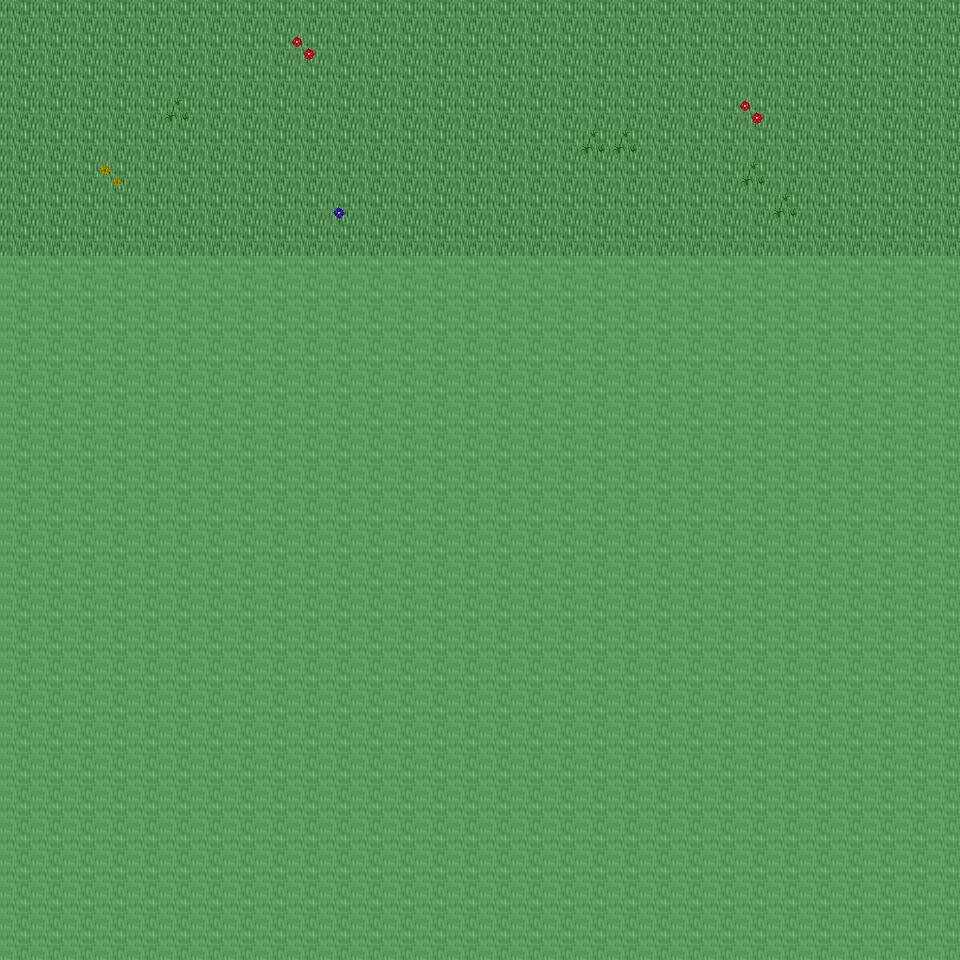

This is a level from a 2D game, rendered from its Tiled map with the project's own tilesets. A one-line summary and the map file follow, with tile-layer data summarised:
An orthogonal 30x30 tile map with 32x32 px tiles, 6 tile layers (Ground, Object, Object2, Above, ...), 30 tilesets and 2 objects (2x mapchange).

<map version="1.0" orientation="orthogonal" renderorder="right-down" width="30" height="30" tilewidth="32" tileheight="32" nextobjectid="3">
  <tileset firstgid="1" name="tileset_ground_ground" tilewidth="32" tileheight="32" tilecount="33" columns="3">
    <image source="../drawable/tileset_ground_ground.png" width="96" height="352" />
  </tileset>
  <tileset firstgid="34" name="tileset_ground_ridge_earth_dark" tilewidth="32" tileheight="32" tilecount="96" columns="12">
    <image source="../drawable/tileset_ground_ridge_earth_dark.png" width="384" height="256" />
  </tileset>
  <tileset firstgid="130" name="tileset_ground_ridge_earth_pale" tilewidth="32" tileheight="32" tilecount="96" columns="12">
    <image source="../drawable/tileset_ground_ridge_earth_pale.png" width="384" height="256" />
  </tileset>
  <tileset firstgid="226" name="tileset_ground_earth_edges" tilewidth="32" tileheight="32" tilecount="18" columns="6">
    <image source="../drawable/tileset_ground_earth_edges.png" width="192" height="96" />
  </tileset>
  <tileset firstgid="244" name="tileset_ground_rock_pebbles" tilewidth="32" tileheight="32" tilecount="3" columns="1">
    <image source="../drawable/tileset_ground_rock_pebbles.png" width="32" height="96" />
  </tileset>
  <tileset firstgid="247" name="tileset_plant_grasses" tilewidth="32" tileheight="32" tilecount="6" columns="3">
    <image source="../drawable/tileset_plant_grasses.png" width="96" height="64" />
  </tileset>
  <tileset firstgid="253" name="tileset_plant_flower_daisy_yellow" tilewidth="32" tileheight="32" tilecount="8" columns="2">
    <image source="../drawable/tileset_plant_flower_daisy_yellow.png" width="64" height="128" />
  </tileset>
  <tileset firstgid="261" name="tileset_plant_bush_bushes" tilewidth="32" tileheight="32" tilecount="10" columns="5">
    <image source="../drawable/tileset_plant_bush_bushes.png" width="160" height="64" />
  </tileset>
  <tileset firstgid="271" name="tileset_plant_flower_daisy_red" tilewidth="32" tileheight="32" tilecount="8" columns="2">
    <image source="../drawable/tileset_plant_flower_daisy_red.png" width="64" height="128" />
  </tileset>
  <tileset firstgid="279" name="tileset_plant_tree_tree_darkgreen" tilewidth="32" tileheight="32" tilecount="88" columns="8">
    <image source="../drawable/tileset_plant_tree_tree_darkgreen.png" width="256" height="352" />
  </tileset>
  <tileset firstgid="367" name="tileset_plant_flower_daisy_blue" tilewidth="32" tileheight="32" tilecount="8" columns="2">
    <image source="../drawable/tileset_plant_flower_daisy_blue.png" width="64" height="128" />
  </tileset>
  <tileset firstgid="375" name="tileset_item_corpse_skull_pale" tilewidth="32" tileheight="32" tilecount="2" columns="2">
    <image source="../drawable/tileset_item_corpse_skull_pale.png" width="64" height="32" />
  </tileset>
  <tileset firstgid="377" name="tileset_plant_vine" tilewidth="32" tileheight="32" tilecount="3" columns="1">
    <image source="../drawable/tileset_plant_vine.png" width="32" height="96" />
  </tileset>
  <tileset firstgid="380" name="tileset_plant_flower_daisy_white" tilewidth="32" tileheight="32" tilecount="8" columns="2">
    <image source="../drawable/tileset_plant_flower_daisy_white.png" width="64" height="128" />
  </tileset>
  <tileset firstgid="388" name="tileset_item_corpse_huge_animal" tilewidth="32" tileheight="32" tilecount="16" columns="2">
    <image source="../drawable/tileset_item_corpse_huge_animal.png" width="64" height="256" />
  </tileset>
  <tileset firstgid="404" name="tileset_building_fence_fence_chunky" tilewidth="32" tileheight="32" tilecount="21" columns="3">
    <image source="../drawable/tileset_building_fence_fence_chunky.png" width="96" height="224" />
  </tileset>
  <tileset firstgid="425" name="tileset_ground_eye" tilewidth="32" tileheight="32" tilecount="9" columns="3">
    <image source="../drawable/tileset_ground_eye.png" width="96" height="96" />
  </tileset>
  <tileset firstgid="434" name="tileset_logic_collision" tilewidth="32" tileheight="32" tilecount="1" columns="1">
    <image source="../drawable/tileset_logic_collision.png" width="32" height="32" />
  </tileset>
  <tileset firstgid="435" name="tileset_plant_tree_taller_trees" tilewidth="32" tileheight="32" tilecount="32" columns="8">
    <image source="../drawable/tileset_plant_tree_taller_trees.png" width="256" height="128" />
  </tileset>
  <tileset firstgid="467" name="tileset_plant_tree_spruce" tilewidth="32" tileheight="32" tilecount="6" columns="2">
    <image source="../drawable/tileset_plant_tree_spruce.png" width="64" height="96" />
  </tileset>
  <tileset firstgid="473" name="tileset_ground_blue_paving" tilewidth="32" tileheight="32" tilecount="2" columns="1">
    <image source="../drawable/tileset_ground_blue_paving.png" width="32" height="64" />
  </tileset>
  <tileset firstgid="475" name="tileset_ground_grass_edges" tilewidth="32" tileheight="32" tilecount="36" columns="12">
    <image source="../drawable/tileset_ground_grass_edges.png" width="384" height="96" />
  </tileset>
  <tileset firstgid="511" name="tileset_ground_grass_corners" tilewidth="32" tileheight="32" tilecount="24" columns="6">
    <image source="../drawable/tileset_ground_grass_corners.png" width="192" height="128" />
  </tileset>
  <tileset firstgid="535" name="tileset_building_house_pink_blue" tilewidth="32" tileheight="32" tilecount="99" columns="11">
    <image source="../drawable/tileset_building_house_pink_blue.png" width="352" height="288" />
  </tileset>
  <tileset firstgid="634" name="tileset_building_fence_stone_fence_white" tilewidth="32" tileheight="32" tilecount="9" columns="3">
    <image source="../drawable/tileset_building_fence_stone_fence_white.png" width="96" height="96" />
  </tileset>
  <tileset firstgid="643" name="tileset_plant_tree_pine_tree" tilewidth="32" tileheight="32" tilecount="20" columns="4">
    <image source="../drawable/tileset_plant_tree_pine_tree.png" width="128" height="160" />
  </tileset>
  <tileset firstgid="663" name="tileset_furniture_chair_bench_wooden" tilewidth="32" tileheight="32" tilecount="8" columns="2">
    <image source="../drawable/tileset_furniture_chair_bench_wooden.png" width="64" height="128" />
  </tileset>
  <tileset firstgid="671" name="tileset_item_postbox" tilewidth="32" tileheight="32" tilecount="4" columns="2">
    <image source="../drawable/tileset_item_postbox.png" width="64" height="64" />
  </tileset>
  <tileset firstgid="675" name="tileset_furniture_light_lamp_blue" tilewidth="32" tileheight="32" tilecount="3" columns="1">
    <image source="../drawable/tileset_furniture_light_lamp_blue.png" width="32" height="96" />
  </tileset>
  <tileset firstgid="678" name="tileset_plant_bushes_and_trees" tilewidth="32" tileheight="32" tilecount="144" columns="16">
    <image source="../drawable/tileset_plant_bushes_and_trees.png" width="512" height="289" />
  </tileset>
  <layer name="Ground" width="30" height="30">
    <data>[900 cells, 240 non-empty, 1 distinct tile ids]</data>
  </layer>
  <layer name="Object" width="30" height="30">
    <data>[900 cells, 0 non-empty, 0 distinct tile ids]</data>
  </layer>
  <layer name="Object2" width="30" height="30">
    <data>[900 cells, 9 non-empty, 4 distinct tile ids]</data>
  </layer>
  <layer name="Above" width="30" height="30">
    <data>[900 cells, 0 non-empty, 0 distinct tile ids]</data>
  </layer>
  <layer name="Above2" width="30" height="30">
    <data>[900 cells, 0 non-empty, 0 distinct tile ids]</data>
  </layer>
  <layer name="Walkable" width="30" height="30">
    <data>[900 cells, 660 non-empty, 1 distinct tile ids]</data>
  </layer>
  <objectgroup name="MapEvents">
    <!-- 2 objects omitted --></objectgroup>
</map>
<!-- 2 of 2 objects omitted -->
